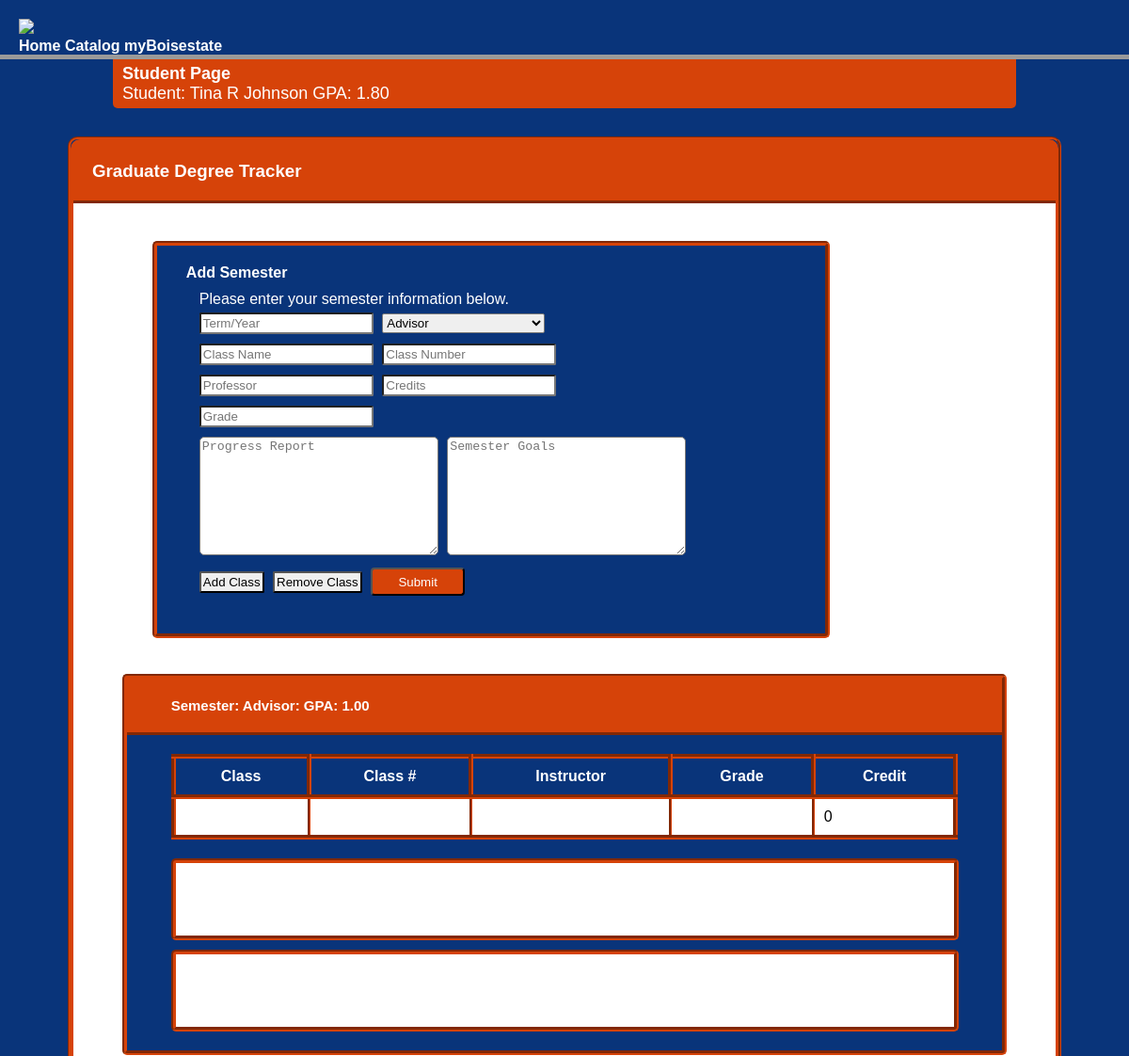
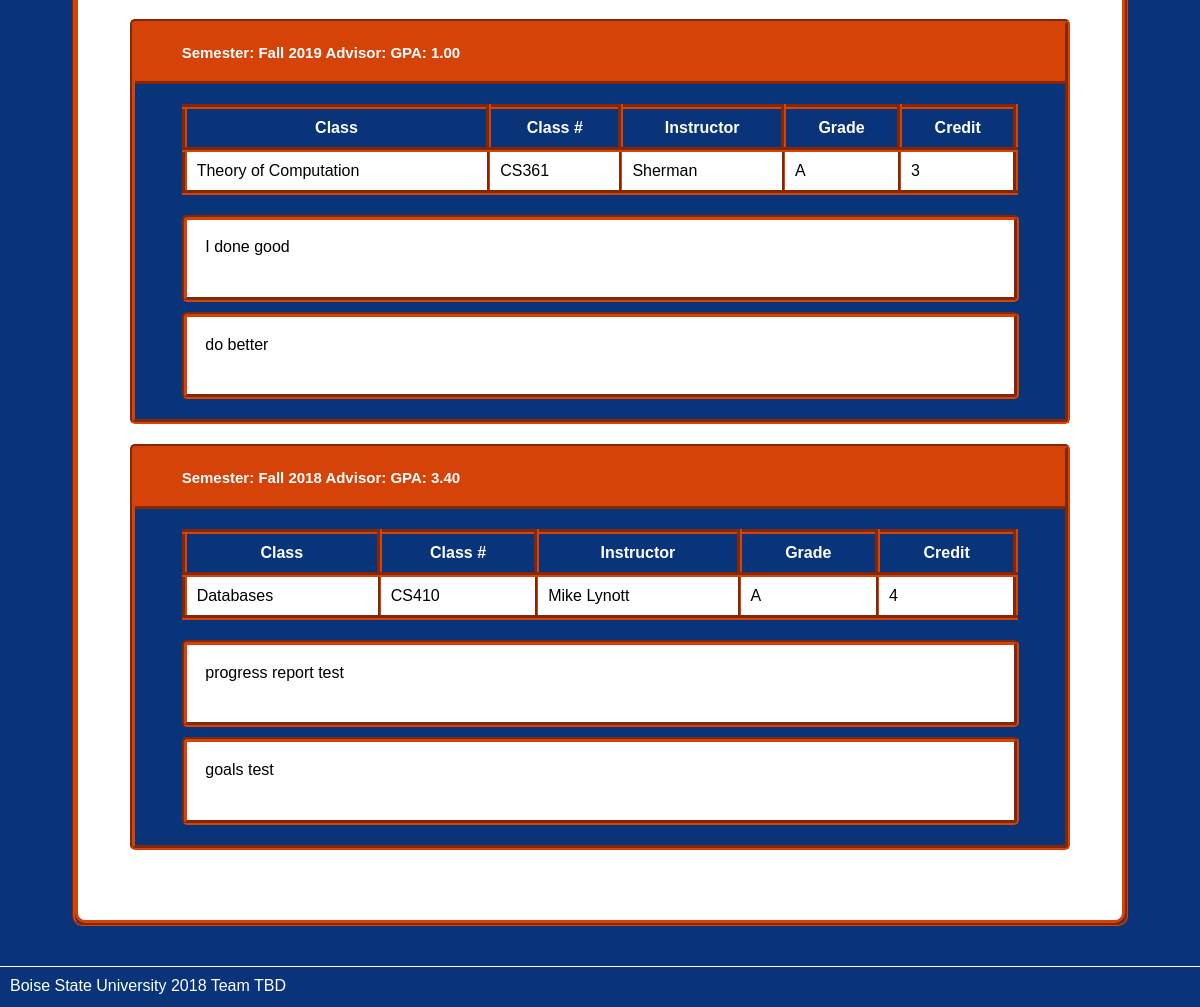
/student.php, run on the app's committed database (2 pictures, top to bottom).
### tables this page shows
CREATE TABLE `student` (
  `student_id` int(15) NOT NULL,
  `first_name` varchar(100) NOT NULL,
  `middle_initial` varchar(1) NOT NULL,
  `last_name` varchar(100) NOT NULL,
  `student_email` varchar(100) NOT NULL,
  `grad_gpa` double(15,2) DEFAULT NULL,
  `advisor_id` int(15) NOT NULL,
  PRIMARY KEY (`student_id`),
  KEY `Student ID` (`student_id`)
);

CREATE TABLE `semester` (
  `recordID` int(15) NOT NULL AUTO_INCREMENT,
  `term_year` varchar(15) NOT NULL,
  `student_id` int(15) NOT NULL,
  `advisorResponse` varchar(200) NOT NULL,
  `advisor` varchar(50) NOT NULL,
  `progressReport` varchar(1000) NOT NULL,
  `semester_goals` varchar(1000) NOT NULL,
  `gpa` double(15,2) DEFAULT NULL,
  `date` timestamp NOT NULL DEFAULT CURRENT_TIMESTAMP,
  PRIMARY KEY (`recordID`),
  KEY `student_id` (`student_id`),
  KEY `Record ID` (`recordID`),
  CONSTRAINT `semester_ibfk_1` FOREIGN KEY (`student_id`) REFERENCES `student` (`student_id`) ON DELETE CASCADE ON UPDATE CASCADE
);

CREATE TABLE `classes` (
  `class_id` int(4) NOT NULL AUTO_INCREMENT,
  `recordID` int(4) NOT NULL,
  `class_number` varchar(5) NOT NULL,
  `class_name` char(100) NOT NULL,
  `professor` char(100) NOT NULL,
  `term_year` varchar(20) NOT NULL,
  `grade` varchar(2) NOT NULL,
  `course_credits` int(2) NOT NULL,
  PRIMARY KEY (`class_id`),
  KEY `recordID` (`recordID`),
  KEY `Class ID` (`class_id`),
  CONSTRAINT `classes_ibfk_1` FOREIGN KEY (`recordID`) REFERENCES `semester` (`recordID`) ON DELETE CASCADE ON UPDATE CASCADE
);

### dao.php (called while the page is built, shortened)
<?php
class DAO {
	private $servername = "localhost";
	private $username = "root";
	private $password = "";
	private $database = "grad_tracker";
	private function getConnection(){
		try {
			$conn = new PDO("mysql:host=$this->servername;dbname=$this->database", $this->username, $this->password);
			$conn->setAttribute(PDO::ATTR_ERRMODE, PDO::ERRMODE_EXCEPTION);
			return $conn;
		}
		catch(PDOException $e)
		{
			echo "Connection failed: " . $e->getMessage();
		}
		throw new Exception("user not found");
	}
	public function getSemesters($studentID){
		$conn = $this->getConnection();
		$query = $conn->prepare("SELECT * From `semester` WHERE `student_id`= :student ORDER BY `date` DESC");
		$query->setFetchMode(PDO::FETCH_ASSOC);
		$query->bindParam(':student', $studentID);
		$query->execute();
		return $query->fetchAll();
	}
	public function getSemesterClasses($semester){
		$conn = $this->getConnection();
		$query = $conn->prepare("SELECT * From `classes` WHERE `recordID`= :recordID");
		$query->setFetchMode(PDO::FETCH_ASSOC);
		$query->bindParam(':recordID', $semester['recordID']);
		$query->execute();
		return $query->fetchAll();
	}
	public function getUserInfo($studentID){
		$conn = $this->getConnection();
		$query = $conn->prepare("SELECT * From `student` WHERE `student_id`= :studentID");
		$query->setFetchMode(PDO::FETCH_ASSOC);
		$query->bindParam(':studentID', $studentID);
		$query->execute();
		return $query->fetchAll();
	}
}

### student.php (the view, shortened to what this page needs)
<?php
require_once 'dao.php';
?>
<!DOCTYPE html>
<html>
<head>
	<link rel="stylesheet" type="text/css" href="student.css">
</head>
<body>
	<div id="container">
		<header>
			<div id="headerImage">
				<img src="https://my.Boisestate.edu/assets/nav-logo.png">
			</div>
			<div id="nav"><ul>
				<li><a href="http://coen.boisestate.edu/cs/" target="_blank">Home</a></li>
				<li><a href="https://registrar.boisestate.edu/undergraduate/course-catalog/" target="_blank">Catalog</a></li>
				<li><a href="https://registrar.boisestate.edu/" target="_blank">myBoisestate</a></li>
			</ul>
		</div>
	</header>
	<div id="banner">
		<h4>Student Page</h4>
		<p class="studentInfo">
			<?php
			$dao = new dao();
			$userInfo = $dao->getUserInfo($_SESSION['studentID']);
			$userData = array_shift($userInfo);
			echo
			'Student: ' . $userData['first_name'] . ' ' .
			$userData['middle_initial'] .' '. $userData['last_name'] .
			' GPA: ' . $userData['grad_gpa'];  ?>
		</p>
	</div>
	<div id="main">
		<div class="semesterList">
			<h3>Graduate Degree Tracker</h3>
			<div class="semesterForm">
				<h1>Add Semester</h1>
				<form action="/handler.php" method="post" id="semesterEntries">
					<fieldset>
						<legend> Please enter your semester information below.
					<div class="form">
						<input type="text" placeholder="Term/Year" name="term/year" required>
						<select placeholder="Advisor" name="advisor" required>
							<option value=NULL>Advisor</option>
						</select><br>
						<div class="class">
							<input type="text" placeholder="Class Name" class="className" name="class1" required>
							<input type="text" placeholder="Class Number" class="classNum"name="classNum1"><br>
							<input type="text" placeholder="Professor" class="professor"name="professor1" required>
							<input type="text" placeholder="Credits" class="credits" name="credits1" maxlength="1" required><br>
							<input type="text" placeholder="Grade" class="grade" name="grade1" maxlength="2" required><br>
						</div>
					</div>
					<div class="report">
						<textarea placeholder="Progress Report" class="progressReport" name="progressReport"></textarea>
						<textarea placeholder="Semester Goals" class="semesterGoals" name="semester_goals"></textarea>
					</div>
					<input type="Button" id="add_class" name="Add_Class" value="Add Class">
					<input type="Button" id="remove_class" name="Remove_Class" value="Remove Class">
					<input type="submit" value="Submit">
				</fieldset>
				</form>
			</div>
			<br>
			<div class="studentClassList">
				<?php
				$dao = new dao();
				$semesters = $dao->getSemesters($_SESSION['studentID']);
				foreach ($semesters as $semester) {
					$classes = $dao->getSemesterClasses($semester);
					$advisorName = $dao->getAdvisorName($semester['advisor']);
					print "<div class='semesterWidget'><h1 class='semesterInfo'>Semester: " . ucfirst($semester['term_year']) . " Advisor: ".
					$advisorName['first_name'] . " ". $advisorName['last_name'] . " GPA: " . $semester['gpa'] . "</h1>";
					print "<table>
					<tr>
					<th>Class</th>
					<th>Class #</th>
					<th>Instructor</th>
					<th>Grade</th>
					<th>Credit</th>
					</tr>";
					foreach($classes as $class){
						print	"<tr>
						<td>" . $class['class_name'] . "</td>
						<td>" . $class['class_number'] . "</td>
						<td>" . $class['professor'] . "</td>
						<td>" . $class['grade'] . "</td>
						<td>" . $class['course_credits'] . "</td>
						</tr>";
					}
					print "</table>" . "<p class=\"displayText\">" . $semester['progressReport'] . "</p><p class=\"displayText\">" .
					$semester['semester_goals'] . "</p></div>";
				}
				?>
			</div>
		</div>
	</div>
	<footer>
		<p>Boise State University 2018 Team TBD</p>
	</footer>
</div>
</body>
</html>

### student.css (style rules this page uses)
html, body { margin: 0px; padding: 0px; font-family: Helvetica, sans-serif; height: 100%; width: 100%; min-height: 100%; width: auto; }
body { min-height: 100%; }
#nav { padding:10px 0px; display:inline; }
#nav > ul { margin: 0; list-style-type: none; font-weight: bold; color: white; padding: 0; }
#nav > ul > li { width:100%; padding: 0; display:inline; list-style-type: none; height: 25px; }
#container { min-height:100%; position:relative; background-color: #09347a; }
#banner { background-color: #D64309; font-size: 18px; padding:5px 10px; margin: 0px 10%; border-radius: 0px 0px 5px 5px; color: white; }
fieldset { border:0; }
legend { margin:0; padding:0; width: 100%; }
h4, p { margin:0; }
h3 { background-color:#D64309; padding: 20px; margin:0px 0px 40px 0px; color: white; border-bottom: outset; border-color: #D64309;s }
h1 { margin:0 0 10px 0; font-size: 16px; }
header, footer { color: #838396; background-color: #d6d6ea; }
header { border-bottom: outset 5px; width: 100%; font-family: Helvetica, sans-serif; background-color: #09347a; padding: 20px 0 0px 20px; }
img { height: 60px; }
a, a:active, a:hover, a:visited { color: inherit; text-decoration:none; }
input { margin: 5px 5px 5px 0px; border-radius: 2px 2px 2px 2px; padding: 2px; }
select { width: 173px; height: 21px; margin: 5px 5px 5px 0px; border-radius: 2px 2px 2px 2px; }
textarea { margin: 5px 5px 5px 0px; }
#main { margin: 30px 6% 40px 6%; border-radius:10px; border-style: groove; background-color: #09347a; min-height: 100%; border-color: #D64309; }
.semesterList { margin: 0px; padding: 0px 0px 50px 0px; min-height: 400px; border-radius: 10px; border-style: solid; background-color: #FFFFFF; border-color: #D64309; }
.semesterForm { margin: 0% 23% 0% 8%; padding: 20px 3%; background-color: #09347a; color:white; border-radius: 5px 5px 5px 5px; border-style: groove; border-color: #D64309; border-width: thick; }
footer { border-top: solid 1px; padding: 10px; margin:0; bottom:0; width:100%; height: 20px; color:white; background-color: #09347a; }
.progressReport, .semesterGoals { height: 120px; width: 40%; border-radius: 5px 5px 5px 5px; }
table { margin: 20px 5% 20px 5%; width:90%; border-collapse: collapse; border-width: thick; background-color: white; color:black; border-radius: 5px 5px 5px 5px; }
table, th, td { border-color: #D64309; border-style: groove; padding: 10px 10px; }
th { background-color:#09347a; color:white; border-color: #D64309; border-width: thick; }
input[type=submit] { background-color: #D64309; text-align: center; width: 100px; height: 30px; color: white; margin: 4px 0;+ border: none; border-radius: 4px; box-sizing: border-box; cursor: pointer; }
.semesterWidget { border: groove; border-width: thick; background-color: #09347a; border-color: #D64309; color: #FFFFFF; margin: 20px 5%; border-radius: 5px 5px 5px 5px; padding: 0px 0px 10px 0px; }
.semesterInfo { padding: 20px 5%; margin: 0; width: 90%; font-size:15px; border-bottom: outset; border-color: #D64309; background-color:#D64309; }
.displayText { margin: 10px 5% 10px 5%; width:85%; background-color: #FFFFFF; color: black; min-height:40px; padding: 2%; border: groove; border-width: thick; border-color: #D64309; border-radius: 5px 5px 5px 5px; }
#headerImage { margin-left:; }

### data on the page
student: first_name "Tina", middle_initial "R", last_name "Johnson", grad_gpa "1.80"
semester: gpa "1.00"
classes: course_credits "0"
semester: term_year "Fall 2019", gpa "1.00", progressReport "I done good", semester_goals "do better"
classes: class_name "Theory of Computation", class_number "CS361", professor "Sherman", grade "A", course_credits "3"
semester: term_year "Fall 2018", gpa "3.40", progressReport "progress report test", semester_goals "goals test"
classes: class_name "Databases", class_number "CS410", professor "Mike Lynott", grade "A", course_credits "4"
